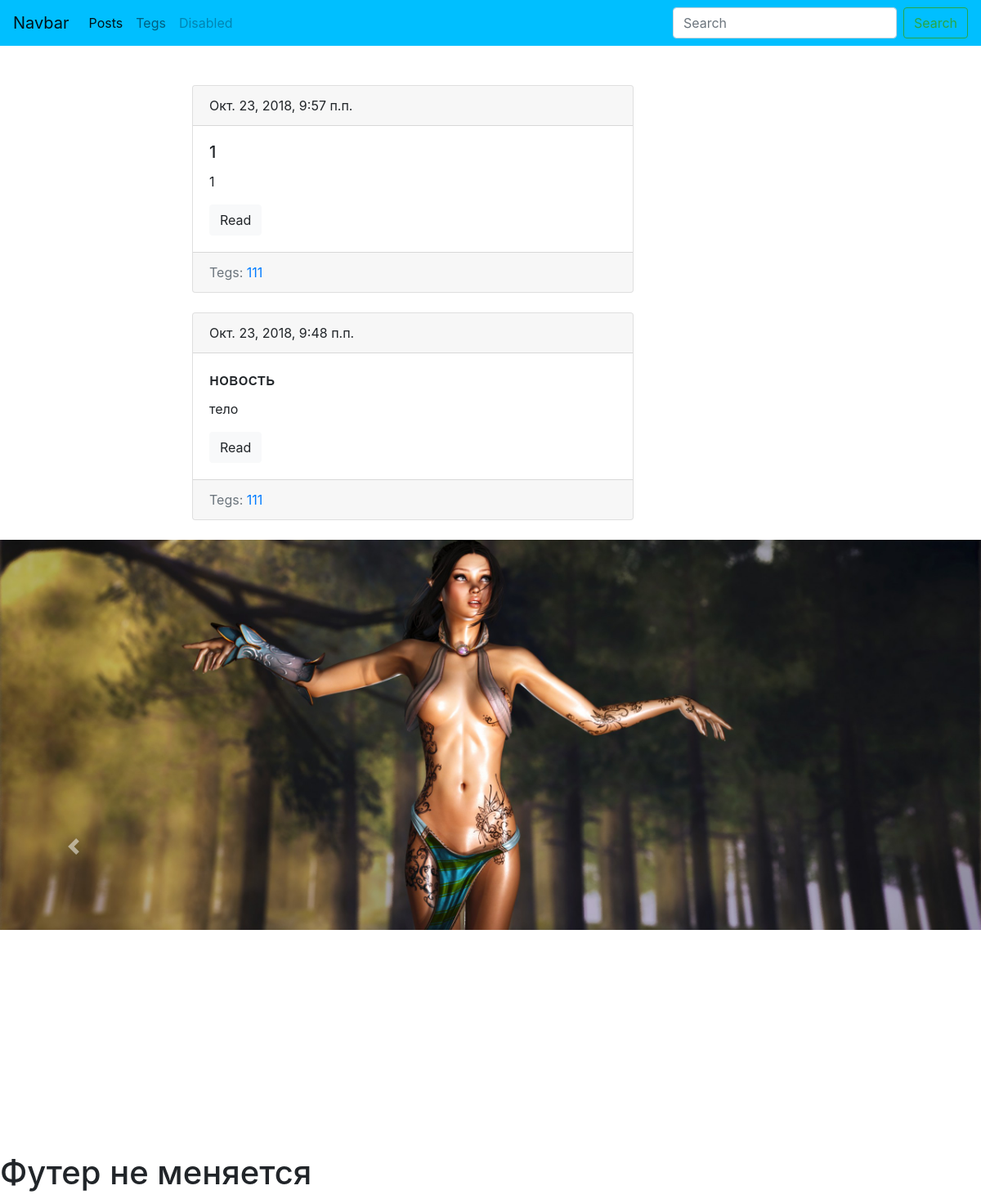
Screenshot of /blog/teg/111/ with the database file from the repository.
### blog/models.py (models this page shows, shortened)
class Post(models.Model):
    title = models.CharField(max_length=150, db_index=True ) # db_index=True - индексация для более быстрого поиска
    slug = models.SlugField(max_length=150) # unique=True - уникальность, SlugField - типа чарфилд, но с валидатором (большие маленькие буквы, цыфры, нижнее подчеркивание,дифис и все)
    body = models.TextField(blank=True) # blank=True - поле может быть пкстым
    data_pub = models.DateTimeField(auto_now_add=True) # Текущая дата при сохранении в базе
    tegs = models.ManyToManyField("Teg", blank=True, related_name="posts") # У модли Post появляется поле tegs, при обращенни к tegs получил все всязаные теги, то у модели Teg появляется полу posts (related_name="posts")
    def get_absolute_url(self): # метод который сам генерит ссылку по иненованой области урла, slug,
        return reverse("detail_posts_url", kwargs={"slug":self.slug})  # передаем <a href="{{ post.get_absolute_url }}" class="btn btn-light">Read</a>

class Teg(models.Model):
    title = models.CharField(max_length=50)
    slug = models.SlugField(max_length=50)
    def get_absolute_url(self): # метод который сам генерит ссылку по иненованой области урла, slug,
        return reverse("detail_tegs_url", kwargs={"slug":self.slug})

### blog/views.py (the view)
# urls.py: path('teg/<slug>/',TegDetail.as_view(), name="detail_tegs_url"), # slug> - в кавычках указутся именнованая група символов
class TegDetail(ObjDetailMixin, View):
    model = Teg
    template_name = "blog/tegs_detail.html"

### blog/utils.py (called while the page is built)
    def get(self, request, slug): # Определяем у класса View метод get
        obj = get_object_or_404(self.model, slug__iexact=slug) # Метод get_object_or_404 имеет конструкцию (try, except) в try проверяет наличие slug d queryset, если не находит то exccept - (ошибка 404)
        return render(request, self.template_name, context={self.model.__name__.lower(): obj})

### blog/templates/blog/tegs_detail.html
{% extends "blog/base_top.html" %}
{% block post %}
    {% for post in teg.posts.all %}
        {% include "blog/includes/include_post_form.html" %}
    {% endfor %}
{% endblock%}

### blog/templates/blog/includes/include_post_form.html
<div class="card mb-4">
    <div class="card-header">
        {{ post.data_pub }}
    </div>
    <div class="card-body">
        <h5 class="card-title">{{ post.title }}</h5>
        <p class="card-text">{{ post.body| truncatewords:15 }}</p>
        <a href="{{ post.get_absolute_url }}" class="btn btn-light">Read</a>
    </div>
    <div class="card-footer text-muted">
        Tegs:
        {% for teg in post.tegs.all %}
        <a href="{{ teg.get_absolute_url }}">{{ teg.title }}</a>
    {% endfor %}
    </div>
</div>

### rows the page displays
Post: data_pub "Окт. 23, 2018, 9:57 п.п.", title "1", body "1"
Teg: title "111"
Post: data_pub "Окт. 23, 2018, 9:48 п.п.", title "новость", body "тело"
